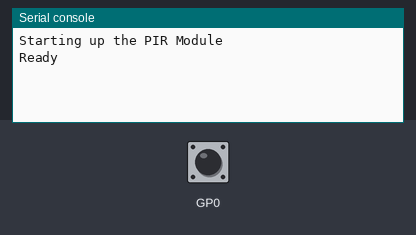
The program below on a simulated Raspberry Pi Pico running MicroPython. Shown: the last lines printed to the serial console. The test bench sets the inputs (shaded band); at power-on: GP0 LOW.

Above: at 2.2 s.
2.3 s: GP0 pulled HIGH for 1.2 s
At 3.8 s:
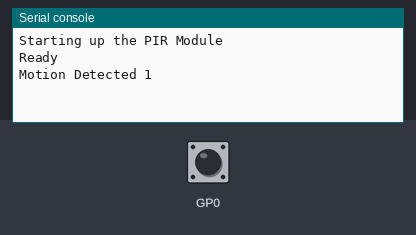
5.0 s: GP0 pulled HIGH for 1.2 s
At 7.3 s:
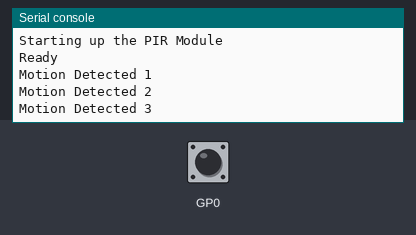
7.7 s: GP0 pulled HIGH for 3.2 s
At 10.4 s:
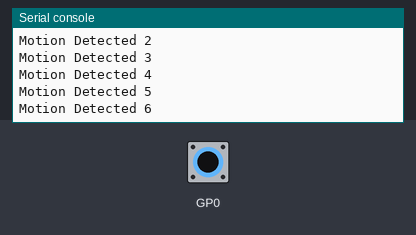
Timing chart, 0 to 11.9 s (numbered marks = the images above; inputs shaded):
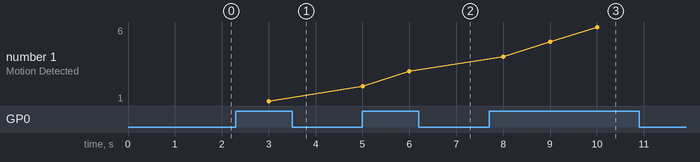

Measured:
- after the input at 2.3 s, the serial console: prints a new line after 0.70 s (image 1)
- after the input at 5.0 s, the serial console: prints a new line at once (image 2)
- after the input at 7.7 s, the serial console: prints a new line after 0.30 s (image 3)
- plotted number 1: 1 → 3 after the input at 5.0 s, 3 → 6 after the input at 7.7 s

The program:

pir_hc_sr501.py
```python
from machine import Pin
import time

def setup_sensor(pir_pin):
    """Configure the PIR sensor pin."""
    pir = Pin(pir_pin, Pin.IN, Pin.PULL_DOWN)
    return pir

def detect_motion(pir):
    """Detect motion using the PIR sensor."""
    if pir.value() == 1:
        return True
    else:
        return False

def main():
    pir = setup_sensor(0)
    motion_counter = 0

    print('Starting up the PIR Module')
    time.sleep(1)
    print('Ready')

    while True:
        if detect_motion(pir):
            motion_counter += 1
            print(f'Motion Detected {motion_counter}')
        time.sleep(1)

if __name__ == "__main__":
    main()
```
